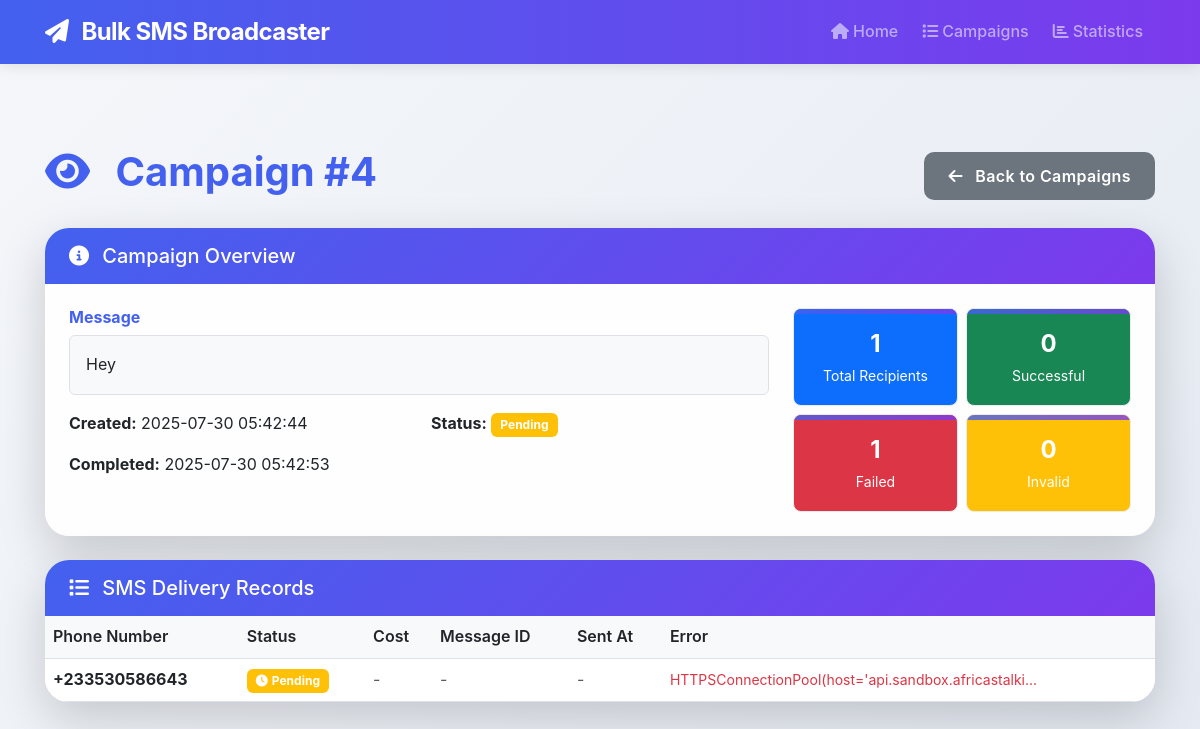
Page /campaign/4 on the committed database.
### app.py (models this page shows, shortened)
class SMSCampaign(db.Model):
    __tablename__ = "sms_campaigns"
    id = db.Column(db.Integer, primary_key=True)
    message = db.Column(db.Text, nullable=False)
    total_recipients = db.Column(db.Integer, nullable=False, default=0)
    successful_sends = db.Column(db.Integer, nullable=False, default=0)
    failed_sends = db.Column(db.Integer, nullable=False, default=0)
    invalid_numbers = db.Column(db.Integer, nullable=False, default=0)
    total_cost = db.Column(db.Float, nullable=False, default=0.0)
    status = db.Column(db.String(20), nullable=False, default=SMSStatus.PENDING.value)
    created_at = db.Column(db.DateTime, nullable=False, default=datetime.utcnow)
    completed_at = db.Column(db.DateTime, nullable=True)
    sms_records = db.relationship("SMSRecord", backref="campaign", lazy="dynamic", cascade="all, delete-orphan")
    invalid_numbers_rel = db.relationship("InvalidPhoneNumber", backref="campaign", lazy="dynamic", cascade="all, delete-orphan")

class SMSRecord(db.Model):
    __tablename__ = "sms_records"
    id = db.Column(db.Integer, primary_key=True)
    campaign_id = db.Column(db.Integer, db.ForeignKey("sms_campaigns.id"), nullable=False)
    phone_number = db.Column(db.String(20), nullable=False)
    status = db.Column(db.String(20), nullable=False, default=SMSStatus.PENDING.value)
    message_id = db.Column(db.String(100), nullable=True)  # From SMS provider
    cost = db.Column(db.Float, nullable=True)
    error_message = db.Column(db.Text, nullable=True)
    sent_at = db.Column(db.DateTime, nullable=True)
    created_at = db.Column(db.DateTime, nullable=False, default=datetime.utcnow)

### app.py (the view)
@app.route('/campaign/<int:campaign_id>')
def campaign_details(campaign_id):
    campaign = SMSCampaign.query.get_or_404(campaign_id)
    sms_records = SMSRecord.query.filter_by(campaign_id=campaign_id).all()
    invalid_numbers = InvalidPhoneNumber.query.filter_by(campaign_id=campaign_id).all()
    return render_template('campaign_details.html',
                         campaign=campaign,
                         sms_records=sms_records,
                         invalid_numbers=invalid_numbers)

### templates/campaign_details.html (shortened to what this page needs)
<!DOCTYPE html>
<html lang="en">
<head>
    <link href="https://cdn.jsdelivr.net/npm/bootstrap@5.3.0/dist/css/bootstrap.min.css" rel="stylesheet">
    <link rel="stylesheet" href="https://cdnjs.cloudflare.com/ajax/libs/font-awesome/6.4.0/css/all.min.css">
    <link rel="stylesheet" href="{{ url_for('static', filename='css/style.css') }}">
</head>
<body>
    <nav class="navbar navbar-expand-lg navbar-dark bg-primary fixed-top">
        <div class="container">
            <a class="navbar-brand fw-bold" href="{{ url_for('index') }}">
                <i class="fas fa-paper-plane me-2"></i>
                Bulk SMS Broadcaster
            </a>
            <div class="navbar-nav ms-auto">
                <a class="nav-link" href="{{ url_for('index') }}">
                    <i class="fas fa-home me-1"></i>Home
                </a>
                <a class="nav-link" href="{{ url_for('campaigns') }}">
                    <i class="fas fa-list me-1"></i>Campaigns
                </a>
                <a class="nav-link" href="{{ url_for('statistics') }}">
                    <i class="fas fa-chart-bar me-1"></i>Statistics
                </a>
            </div>
        </div>
    </nav>
    <div class="container mt-5 pt-4">
        <div class="row">
            <div class="col-12">
                <div class="d-flex justify-content-between align-items-center mb-4">
                    <h1 class="display-6 fw-bold text-primary">
                        <i class="fas fa-eye me-3"></i>
                        Campaign #{{ campaign.id }}
                    </h1>
                    <a href="{{ url_for('campaigns') }}" class="btn btn-secondary">
                        <i class="fas fa-arrow-left me-2"></i>
                        Back to Campaigns
                    </a>
                </div>
                <div class="card shadow-lg border-0 rounded-4 mb-4">
                    <div class="card-header bg-gradient-primary text-white py-3">
                        <h5 class="mb-0">
                            <i class="fas fa-info-circle me-2"></i>
                            Campaign Overview
                        </h5>
                    </div>
                    <div class="card-body">
                        <div class="row">
                            <div class="col-md-8">
                                <h6 class="fw-bold text-primary">Message</h6>
                                <div class="border rounded p-3 bg-light mb-3">
                                    {{ campaign.message }}
                                </div>
                                <div class="row">
                                    <div class="col-md-6">
                                        <p><strong>Created:</strong> {{ campaign.created_at.strftime('%Y-%m-%d %H:%M:%S') }}</p>
                                        {% if campaign.completed_at %}
                                        <p><strong>Completed:</strong> {{ campaign.completed_at.strftime('%Y-%m-%d %H:%M:%S') }}</p>
                                        {% endif %}
                                    </div>
                                    <div class="col-md-6">
                                        <p><strong>Status:</strong>
                                            {% if campaign.status.value == 'success' %}
                                                <span class="badge bg-success">Complete</span>
                                            {% elif campaign.status.value == 'failed' %}
                                                <span class="badge bg-danger">Failed</span>
                                            {% else %}
                                                <span class="badge bg-warning">Pending</span>
                                            {% endif %}
                                        </p>
                                    </div>
                                </div>
                            </div>
                            <div class="col-md-4">
                                <div class="row g-2">
                                    <div class="col-6">
                                        <div class="stat-card bg-primary text-white rounded-3 p-3 text-center">
                                            <div class="fw-bold fs-4">{{ campaign.total_recipients }}</div>
                                            <small>Total Recipients</small>
                                        </div>
                                    </div>
                                    <div class="col-6">
                                        <div class="stat-card bg-success text-white rounded-3 p-3 text-center">
                                            <div class="fw-bold fs-4">{{ campaign.successful_sends }}</div>
                                            <small>Successful</small>
                                        </div>
                                    </div>
                                    <div class="col-6">
                                        <div class="stat-card bg-danger text-white rounded-3 p-3 text-center">
                                            <div class="fw-bold fs-4">{{ campaign.failed_sends }}</div>
                                            <small>Failed</small>
                                        </div>
                                    </div>
                                    <div class="col-6">
                                        <div class="stat-card bg-warning text-white rounded-3 p-3 text-center">
                                            <div class="fw-bold fs-4">{{ campaign.invalid_numbers }}</div>
                                            <small>Invalid</small>
                                        </div>
                                    </div>
                                </div>
                            </div>
                        </div>
                    </div>
                </div>
                {% if sms_records %}
                <div class="card shadow-lg border-0 rounded-4 mb-4">
                    <div class="card-header bg-gradient-primary text-white py-3">
                        <h5 class="mb-0">
                            <i class="fas fa-list me-2"></i>
                            SMS Delivery Records
                        </h5>
                    </div>
                    <div class="card-body p-0">
                        <div class="table-responsive">
                            <table class="table table-hover mb-0">
                                <thead class="table-light">
                                    <tr>
                                        <th>Phone Number</th>
                                        <th>Status</th>
                                        <th>Cost</th>
                                        <th>Message ID</th>
                                        <th>Sent At</th>
                                        <th>Error</th>
                                    </tr>
                                </thead>
                                <tbody>
                                    {% for record in sms_records %}
                                    <tr>
                                        <td class="fw-bold">{{ record.phone_number }}</td>
                                        <td>
                                            {% if record.status.value == 'success' %}
                                                <span class="badge bg-success">
                                                    <i class="fas fa-check me-1"></i>Success
                                                </span>
                                            {% elif record.status.value == 'failed' %}
                                                <span class="badge bg-danger">
                                                    <i class="fas fa-times me-1"></i>Failed
                                                </span>
                                            {% else %}
                                                <span class="badge bg-warning">
                                                    <i class="fas fa-clock me-1"></i>Pending
                                                </span>
                                            {% endif %}
                                        </td>
                                        <td>
                                            {% if record.cost %}
                                                <span class="text-success">{{ "%.3f"|format(record.cost) }} KES</span>
                                            {% else %}
                                                <span class="text-muted">-</span>
                                            {% endif %}
                                        </td>
                                        <td>
                                            {% if record.message_id %}
                                                <code class="text-muted">{{ record.message_id[:20] }}...</code>
                                            {% else %}
                                                <span class="text-muted">-</span>
                                            {% endif %}
                                        </td>
                                        <td>
                                            {% if record.sent_at %}
                                                <small>{{ record.sent_at.strftime('%H:%M:%S') }}</small>
                                            {% else %}
                                                <span class="text-muted">-</span>
                                            {% endif %}
                                        </td>
                                        <td>
                                            {% if record.error_message %}
                                                <span class="text-danger small">{{ record.error_message[:50] }}{% if record.error_message|length > 50 %}...{% endif %}</span>
                                            {% else %}
                                                <span class="text-muted">-</span>
                                            {% endif %}
                                        </td>
                                    </tr>
                                    {% endfor %}
                                </tbody>
                            </table>
                        </div>
                    </div>
                </div>
                {% endif %}
            </div>
        </div>
    </div>
</body>
</html>

### static/css/style.css (style rules this page uses)
:root { --primary-color: #4361ee; --accent-color: #7c3aed; --secondary-color: #6c757d; --success-color: #10b981; --danger-color: #ef4444; --warning-color: #f59e0b; --info-color: #3b82f6; --light-color: #f8f9fa; --dark-color: #212529; --body-bg: linear-gradient(135deg, #f5f7fa 0%, #e4e9f2 100%); --card-bg: rgba(255, 255, 255, 0.95); --border-radius: 16px; --box-shadow: 0 10px 30px rgba(0, 0, 0, 0.08); --transition-fast: 0.2s ease; --transition-normal: 0.3s ease; --transition-slow: 0.5s cubic-bezier(0.19, 1, 0.22, 1); }
body { font-family: 'Inter', 'Segoe UI', Tahoma, Geneva, Verdana, sans-serif; background: var(--body-bg); min-height: 100vh; padding-top: 76px; color: var(--dark-color); line-height: 1.6; }
.container { width: 100%; max-width: 1200px; margin: 0 auto; padding: 0 15px; box-sizing: border-box; }
.navbar { box-shadow: 0 2px 15px rgba(0, 0, 0, 0.1); backdrop-filter: blur(10px); -webkit-backdrop-filter: blur(10px); }
.navbar-brand { font-size: 1.5rem; letter-spacing: -0.025em; font-weight: 700; }
.navbar-dark.bg-primary { background: linear-gradient(90deg, var(--primary-color), var(--accent-color)) !important; }
.nav-link { font-weight: 500; padding: 0.5rem 1rem; border-radius: 8px; transition: all 0.3s ease; margin: 0 0.25rem; }
.bg-gradient-primary { background: linear-gradient(135deg, var(--primary-color) 0%, var(--accent-color) 100%); }
.card { border: none; border-radius: var(--border-radius); box-shadow: var(--box-shadow); transition: all 0.4s cubic-bezier(0.165, 0.84, 0.44, 1); background-color: var(--card-bg); overflow: hidden; }
.card-header { border: none; font-weight: 600; padding: 1.25rem 1.5rem; }
.card-body { padding: 1.5rem; }
.btn { font-weight: 600; letter-spacing: 0.025em; transition: all 0.3s ease; border: none; border-radius: 10px; padding: 0.75rem 1.5rem; position: relative; overflow: hidden; z-index: 1; }
.btn::after { content: ''; position: absolute; top: 0; left: 0; width: 100%; height: 100%; background: rgba(255, 255, 255, 0.1); z-index: -1; transform: scale(0); transition: transform 0.5s cubic-bezier(0.19, 1, 0.22, 1); border-radius: 10px; }
.btn i { transition: transform 0.3s ease; }
.stat-card { text-align: center; padding: 1.75rem; border-radius: var(--border-radius); transition: var(--transition-normal); position: relative; overflow: hidden; border: 1px solid #e9ecef; height: 100%; }
.stat-card::before { content: ''; position: absolute; top: 0; left: 0; width: 100%; height: 5px; background: linear-gradient(90deg, var(--primary-color), var(--accent-color)); opacity: 0.8; }
@media (max-width: 1200px) { .container { max-width: 95%; padding: 0 15px; } }
.table { margin-bottom: 0; }
.table th { border-top: none; font-weight: 600; color: var(--dark-color); }
.badge { font-size: 0.75em; padding: 0.5em 0.75em; }
.text-primary { color: var(--primary-color) !important; }
.rounded-4 { border-radius: 1.5rem !important; }
.shadow-lg { box-shadow: 0 1rem 3rem rgba(0, 0, 0, 0.175) !important; }

### rows in the picture
SMSCampaign: id "4", message "Hey", created_at "2025-07-30 05:42:44", completed_at "2025-07-30 05:42:53", total_recipients "1", successful_sends "0", failed_sends "1", invalid_numbers "0"
SMSRecord: phone_number "+233530586643", status "failed" (drawn), error_message "HTTPSConnectionPool(host='api.sandbox.africastalki"
